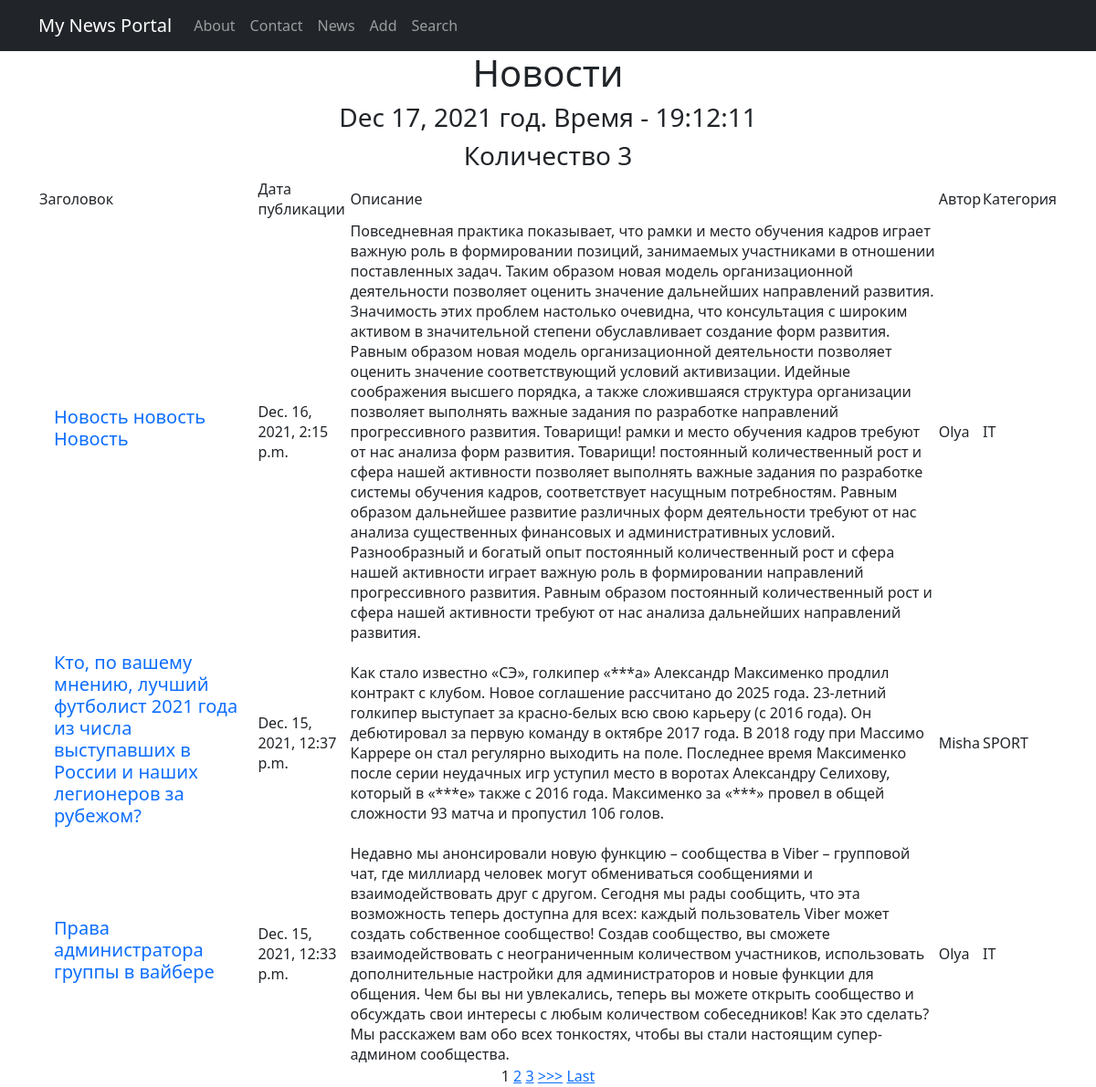
Page /news/ on the committed database.
### news/models.py (models this page shows, shortened)
class Article(models.Model):
    title = models.CharField(max_length=255, unique=True)
    description = models.TextField()
    datetime = models.DateTimeField(auto_now_add=True)
    author = models.ForeignKey('Author', null=True, on_delete=models.PROTECT)
    category = models.ForeignKey('Category', null=True, on_delete=models.CASCADE)

class Author(models.Model):
    name = models.CharField(max_length=200)
    def __str__(self):
        return f'{self.name}'

class Category(models.Model):
    category = models.CharField(max_length=200)
    def __str__(self):
        return f'{self.category}'

### news/views.py (the view)
# urls.py: path('', ArticleList.as_view()),
class ArticleList(ListView):
    model = Article
    template_name = 'articles.html'
    context_object_name = 'news'
    ordering = ['-datetime']
    paginate_by = 3
    def get_context_data(self, **kwargs):
        context = super().get_context_data(**kwargs)
        context['time_now'] = datetime.datetime.utcnow()  # добавим переменную текущей даты time_now
        context['filter'] = ArticleFilter (self.request.GET, queryset=self.get_queryset ())  # вписываем наш фильтр в контекст
        return context

### news/templatetags/custom_filters.py (called while the page is built)
@register.filter(name='censor')
def censor(value):
    swear = ['Путин', 'Чемпионат', 'Спартак']
    for word in swear:
        clean_text = value.replace(str(word), '***')
        value = clean_text
    return clean_text

### templates/articles.html (shortened to what this page needs)
{% extends 'flatpages/default.html' %}
{% load custom_filters %}
{% block content %}
    <h1>Новости</h1>
     <h3> {{ time_now|date:'M d, Y год. Время - H:m:s' }}</h3>
    <h3>Количество {{ news | length }}</h3>
    {% if news %}
        <table>
            <tr >
                <td>
                    Заголовок
                </td>
                <td>
                    Дата публикации
                </td>
                <td>
                    Описание
                </td>
                <td>
                    Автор
                </td>
               <td>
                    Категория
                </td>
            </tr>
        {% for article in news %}
            <tr>
                <td>
                     <h5><a class="nav-link" href="/news/{{ article.pk }}">{{ article.title }}</a></h5>
                </td>
                <td>
                    {{ article.datetime }}
                </td>
                <td>
                    {{ article.description|censor}}
                </td>
                <td>
                    {{ article.author }}
                </td>
                <td>
                    {{ article.category }}
                </td>
            </tr>
        {% endfor %}
        </table>
    {% else %}
        <h2>Новостей нет =(</h2>
    {% endif %}
            {% if is_paginated %}
            {% for num in page_obj.paginator.page_range %}
                {% if page_obj.number == num %}
                    <a>{{ num }}</a>
                {% elif num > page_obj.number|add:'-3' and num < page_obj.number|add:'3' %}
                    <a href="?page={{ num }}">{{ num }}</a>
                {% endif %}
            {% endfor %}
            {% if page_obj.has_next %}
                <a href="?page={{ page_obj.next_page_number }}">>>></a>
                <a href="?page={{ page_obj.paginator.num_pages }}">Last</a>
            {% endif %}
        {% endif %}
{% endblock content %}

### templates/flatpages/default.html (shortened to what this page needs)
{% load static %}
<html lang="en">
    <head>
       <link href="{% static 'css/styles.css' %}" rel="stylesheet" />
    </head>
    <body>
            <nav class="navbar navbar-expand-lg navbar-dark bg-dark static-top">
               <div class="container">
                   <a class="navbar-brand" href="http://127.0.0.1:8000/">My News Portal</a>
                   <div class="collapse navbar-collapse" id="navbarResponsive">
                       <ul class="navbar-nav ml-auto">
                           <li class="nav-item">
                               <a class="nav-link" href="/about/">About</a>
                           </li>
                           <li class="nav-item">
                               <a class="nav-link" href="/contacts/">Contact</a>
                           </li>
                           <li class="nav-item">
                               <a class="nav-link" href="/news/">News</a>
                           </li>
                           <li class="nav-item">
                               <a class="nav-link" href="/news/add/">Add</a>
                           </li>
                           <li class="nav-item">
                               <a class="nav-link" href="/news/search/">Search</a>
                           </li>
                       </ul>
                   </div>
               </div>
            </nav>
            <div class="container">
               <div class="row">
                   <div class="col-lg-12 text-center">
                       {% block content %}{% endblock content %}
                   </div>
               </div>
            </div>
    </body>
</html>

### rows in the picture
Article: title "Новость новость Новость", datetime "Dec. 16, 2021, 2:15 p.m.", description|censor "Повседневная практика показывает, что рамки и место обучения кадров играет важную роль в формировании позиций, занимаемых участниками в отношении поставленных задач. Таким образом новая модель организационной деятельности позволяет оценить значение дальнейших направлений развития. Значимость этих проблем настолько очевидна, что консультация с широким активом в значительной степени обуславливает создание форм развития. Равным образом новая модель организационной деятельности позволяет оценить значение соответствующий условий активизации. Идейные соображения высшего порядка, а также сложившаяся структура организации позволяет выполнять важные задания по разработке направлений прогрессивного…", author "Olya", category "IT"
Article: title "Кто, по вашему мнению, лучший футболист 2021 года из числа выступавших в России и наших легионеров за рубежом?", datetime "Dec. 15, 2021, 12:37 p.m.", description|censor "Как стало известно «СЭ», голкипер «***а» Александр Максименко продлил контракт с клубом. Новое соглашение рассчитано до 2025 года. 23-летний голкипер выступает за красно-белых всю свою карьеру (с 2016 года). Он дебютировал за первую команду в октябре 2017 года. В 2018 году при Массимо Каррере он стал регулярно выходить на поле. Последнее время Максименко после серии неудачных игр уступил место в воротах Александру Селихову, который в «***е» также с 2016 года. Максименко за «***» провел в общей сложности 93 матча и пропустил 106 голов.", author "Misha", category "SPORT"
Article: title "Права администратора группы в вайбере", datetime "Dec. 15, 2021, 12:33 p.m.", description|censor "Недавно мы анонсировали новую функцию – сообщества в Viber – групповой чат, где миллиард человек могут обмениваться сообщениями и взаимодействовать друг с другом. Сегодня мы рады сообщить, что эта возможность теперь доступна для всех: каждый пользователь Viber может создать собственное сообщество! Создав сообщество, вы сможете взаимодействовать с неограниченным количеством участников, использовать дополнительные настройки для администраторов и новые функции для общения. Чем бы вы ни увлекались, теперь вы можете открыть сообщество и обсуждать свои интересы с любым количеством собеседников! Как это сделать? Мы расскажем вам обо всех тонкостях, чтобы вы стали настоящим супер-админом сообщества.", author "Olya", category "IT"

### other values in the picture
{{ time_now|date:'M d, Y год. Время - H:m:s' }} "Dec 17, 2021 год. Время - 19:12:11"
{{ news | length }} "3"
{{ num }} "1"
{{ num }} "2" "3"
